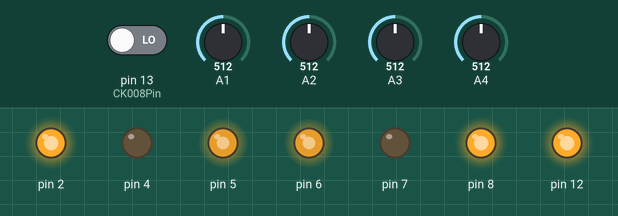
This sketch was run on a simulated Arduino Uno, built with avr-gcc and run on an emulated ATmega328P. Parts: output pins drawn as LEDs (lit = HIGH). Dashed ring = blinking. Inputs (shaded band) come from the test bench; at power-on: A4 = 512, A2 = 512, pin 13 (CK008Pin) LOW, A1 = 512, A3 = 512.

Above: at 1.2 s.
1.3 s: A4 set to 782
2.8 s: A4 set to 817
At 3.04 s:
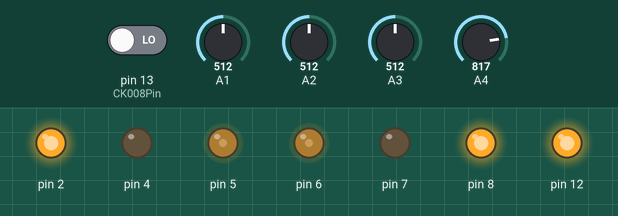
At 4.4 s:
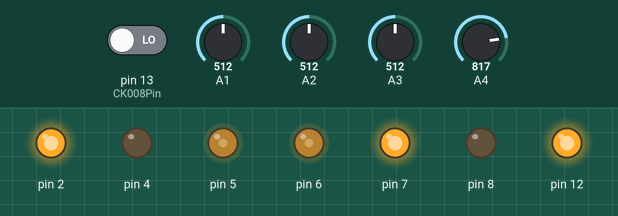
4.7 s: A2 set to 486
At 4.89 s:
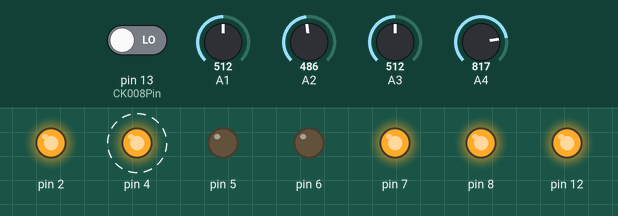
Timing chart, 0 to 7.7 s (numbered marks = the images above; inputs shaded):
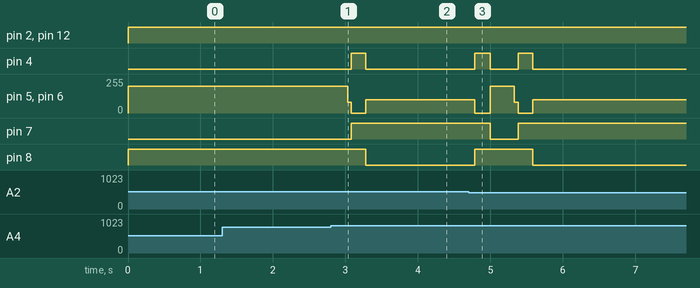

The sketch:

fast_cruising.ino
```cpp
#include <cruisingmodule.h>
#include <greyscalesensor.h>
#include <TB6612.h>
#include <stdio.h>
#include<CK008.h>

#define LGrey A5
#define RGrey A4
#define LCruise A1
#define MCruise A2
#define RCruise A3

#define MotorAIN1 2
#define MotorAIN2 4
#define MotorBIN1 8
#define MotorBIN2 7
#define MotorPWMA 6
#define MotorPWMB 5
#define MotorSTBY 12

#define CK008Pin 13

GREYSCALESENSOR L_GreySensor(LGrey, WHITE, 800);
GREYSCALESENSOR R_GreySensor(RGrey, WHITE, 800);
CRUISINGMODULE Cru_Modele(LCruise, MCruise, RCruise, WHITE, 500);
TB6612 motor(MotorAIN1, MotorAIN2, MotorPWMA, MotorBIN1, MotorBIN2, MotorPWMB, MotorSTBY);
CK008 ck008(CK008Pin);
int cornerCount;
int forbid;

void setup()
{
  Serial.begin(9600);
  cornerCount = 1;
  while (ck008.detect() == NOT_TOUCHED)
  {
    delay(10);
  }

}

void loop()
{
    if(R_GreySensor.is_line() && forbid < 0)
    {
        if(cornerCount % 3 == 0)
            turnright();
        cornerCount ++;
        forbid = 10;
    }
    else
    {
        cruising_fast();
    }
    delay(10);
    forbid -= 1;
    // Serial.println(R_GreySensor.read_value());
    // delay(10);
}

void turnright(){
    motor.runright(80);
    motor.runleft(80);
    delay(50);
    motor.brake();
    delay(200);
    motor.runright(-100);
    motor.runleft(100); //40
    bool flag1 = false, flag2 = false;
    while (true){
        if (! Cru_Modele.on_line()){
            flag1 = true;
            delay(50);
        }

        if (Cru_Modele.on_line() && flag1){
            flag1 = false; //to avoid get into this block again and again
            flag2 = true;
            delay(50);
        }

        if (flag2 && Cru_Modele.on_line()) break;
    }
    motor.brake();
    delay(200);
}

void turnleft(){
    motor.brake();
    delay(200);
    motor.runright(60);
    motor.runleft(-55); //-50
    bool flag = false;
    while (true){
        if (! Cru_Modele.on_line()){
            flag = true;
            delay(100);
        }
        if (flag && Cru_Modele.on_line()) break;
    }
    motor.brake();
    delay(100);
}

void cruise(){
    int LineError;
    LineError = Cru_Modele.get_pose();
    if (LineError == STRAIGHT){
        motor.runright(90);
        motor.runleft(90);
    }
    else if (LineError == RIGHT){
        motor.runright(30);
        motor.runleft(90);
    }
    else if (LineError == EXTRARIGHT){
        motor.runright(0);
        motor.runleft(90);
    }
    else if (LineError == LEFT){
        motor.runright(90);
        motor.runleft(30);
    }
    else if (LineError == EXTRALEFT){
        motor.runright(90);
        motor.runleft(0);
    }
}


void cruising_fast()
{
    int LineError;
    LineError = Cru_Modele.get_pose();
    if (LineError == STRAIGHT){
        motor.runright(200);
        motor.runleft(200);
    }
    else if (LineError == RIGHT){
        motor.runright(120);
        motor.runleft(200);
    }
    else if (LineError == EXTRARIGHT){
        motor.runright(30);
        motor.runleft(200);
    }
    else if (LineError == LEFT){
        motor.runright(200);
        motor.runleft(70);
    }
    else if (LineError == EXTRALEFT){
        motor.runright(200);
        motor.runleft(60);
    }
}
```

Measured:
- the behaviour switches between 800 and 801 on A4 (found by bisection; images 0 and 1)
- the behaviour switches between 500 and 499 on A2 (found by bisection; images 2 and 3)
- after the input at 1.3 s, every drawn part: stays the same
- after the input at 2.8 s, pin 4: LOW → HIGH after 0.28 s, → LOW 0.20 s later; pin 5, pin 6: 200/255 → 0/255 after 0.23 s, → 100/255 0.25 s later; pin 7: LOW → HIGH after 0.28 s; pin 8: HIGH → LOW after 0.48 s
- after the input at 4.7 s, pin 4: alternates HIGH for 0.21 s and LOW for 0.38 s, 4 changes in all, then stays LOW, starting after 0.09 s; pin 5, pin 6: 100/255 → 0/255 after 0.09 s, → 200/255 0.21 s later, → 0/255 0.33 s later, → 100/255 0.25 s later; pin 7: HIGH → LOW after 0.30 s, → HIGH 0.38 s later; pin 8: LOW → HIGH after 0.09 s, → LOW 0.80 s later
